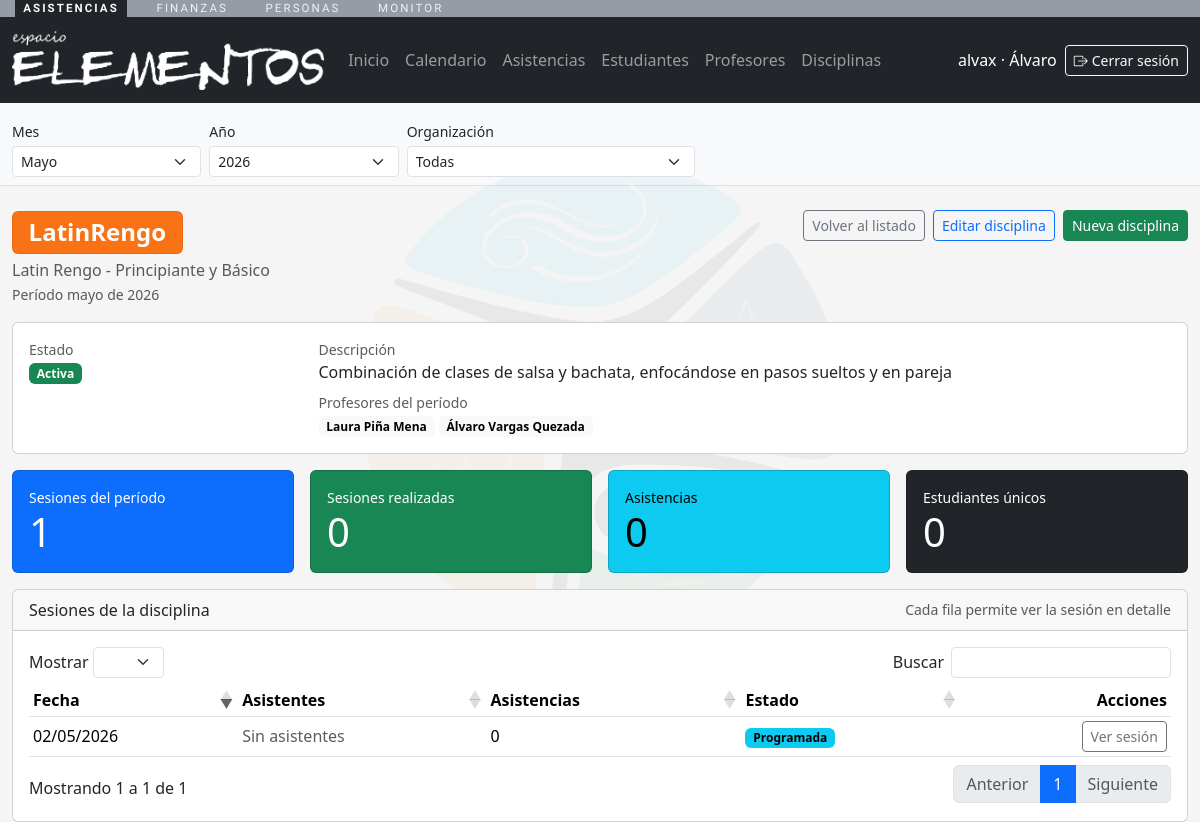
The page /asistencias/disciplinas/6/ (signed in) on the database as committed earlier.
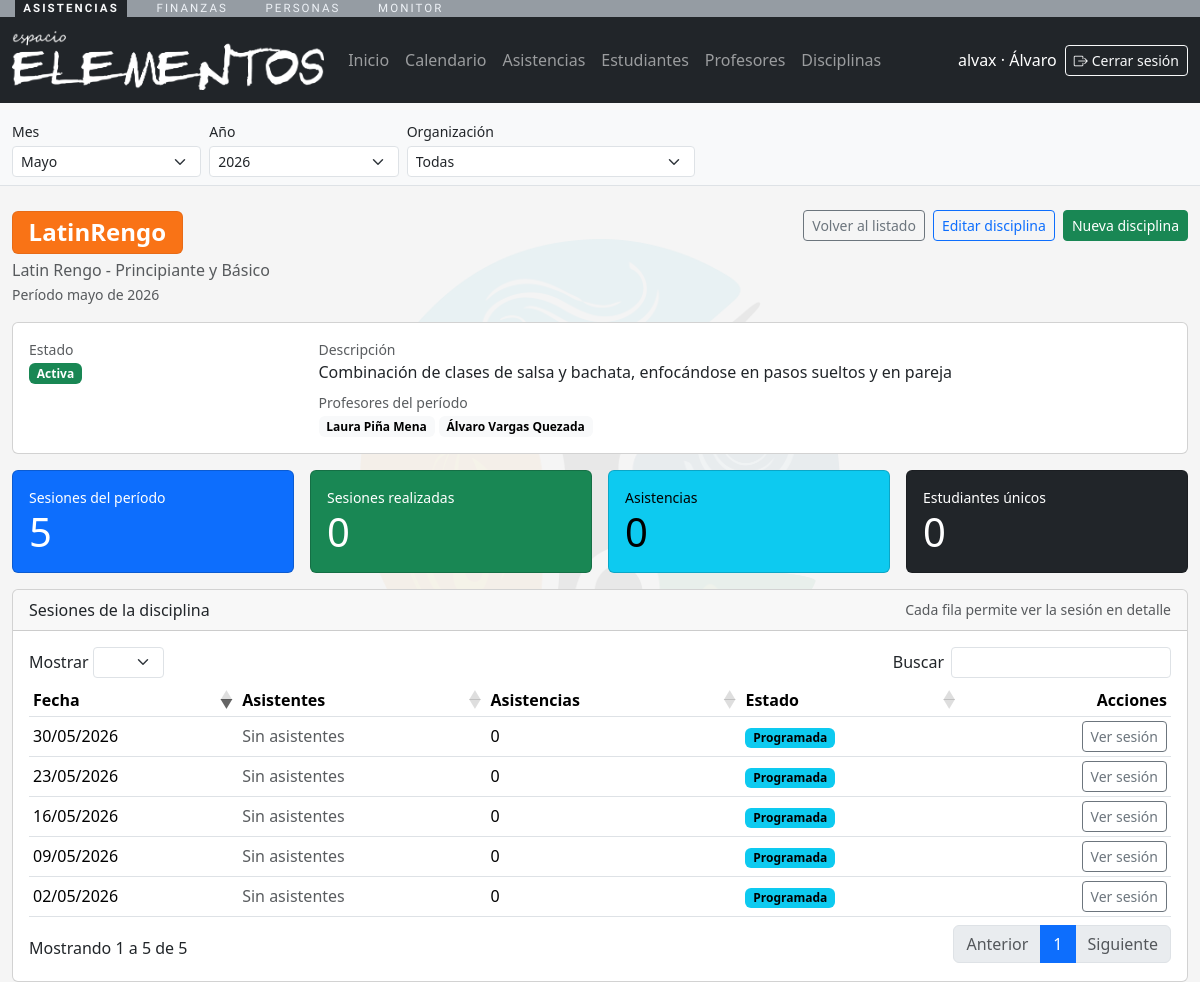
The same page on the database as committed later.
### personas/models.py (models this page shows, shortened)
class Persona(models.Model):
    nombres = models.CharField(max_length=150)
    apellidos = models.CharField(max_length=150)
    email = models.EmailField(unique=True, null=True, blank=True)
    telefono = models.CharField(max_length=50, blank=True)
    rut = models.CharField(
        max_length=20,
        blank=True,
        default="",
        validators=[validar_rut_chileno],
    )
    fecha_nacimiento = models.DateField(null=True, blank=True)
    activo = models.BooleanField(default=True)
    user = models.OneToOneField(
        settings.AUTH_USER_MODEL,
        on_delete=models.CASCADE,
        null=True,
        blank=True,
        related_name="persona",
    )
    creado_en = models.DateTimeField(auto_now_add=True)
    actualizado_en = models.DateTimeField(auto_now=True)
    class Meta:
        verbose_name = "Persona"
        verbose_name_plural = "Personas"
        ordering = ["apellidos", "nombres"]
        db_table = "cuentas_persona"
    def __str__(self) -> str:
        return f"{self.nombres} {self.apellidos}".strip()

### asistencias/models.py (models this page shows, shortened)
class SesionClase(models.Model):
    class Estado(models.TextChoices):
        PROGRAMADA = "programada", "Programada"
        COMPLETADA = "completada", "Completada"
        CANCELADA = "cancelada", "Cancelada"
    disciplina = models.ForeignKey(
        Disciplina,
        on_delete=models.CASCADE,
        related_name="sesiones",
    )
    bloque = models.ForeignKey(
        BloqueHorario,
        on_delete=models.SET_NULL,
        related_name="sesiones",
        null=True,
        blank=True,
    )
    profesores = models.ManyToManyField(
        "personas.Persona",
        related_name="sesiones_en_equipo",
        blank=True,
        db_table="academia_sesionclase_profesores",
    )
    fecha = models.DateField()
    estado = models.CharField(
        max_length=20,
        choices=Estado.choices,
        default=Estado.PROGRAMADA,
    )
    cupo_maximo = models.PositiveIntegerField(null=True, blank=True)
    notas = models.TextField(blank=True)
    creada_en = models.DateTimeField(auto_now_add=True)
    class Meta:
        verbose_name = "Sesion de clase"
        verbose_name_plural = "Sesiones de clase"
        ordering = ["-fecha"]
        db_table = "academia_sesionclase"
        indexes = [
            models.Index(fields=["fecha", "disciplina"]),
        ]

### asistencias/views.py (the view)
# urls.py: path("disciplinas/<int:pk>/", views.disciplina_detail, name="disciplina_detail"),
@role_required(ROLE_ADMIN)
def disciplina_detail(request, pk):
    context = nav_context(request)
    disciplina = get_object_or_404(Disciplina.objects.select_related("organizacion"), pk=pk)
    sesiones = (
        SesionClase.objects.filter(
            disciplina=disciplina,
            **filtros_periodo("fecha", request=request),
        )
        .prefetch_related(
            "profesores",
            Prefetch(
                "asistencias",
                queryset=Asistencia.objects.select_related("persona").order_by("persona__apellidos", "persona__nombres"),
            ),
        )
        .annotate(
            total_asistentes=Count("asistencias"),
            presentes=Count("asistencias", filter=Q(asistencias__estado=Asistencia.Estado.PRESENTE)),
            ausentes=Count("asistencias", filter=Q(asistencias__estado=Asistencia.Estado.AUSENTE)),
            justificadas=Count("asistencias", filter=Q(asistencias__estado=Asistencia.Estado.JUSTIFICADA)),
        )
        .order_by("-fecha")
    )
    asistencias_qs = Asistencia.objects.filter(
        sesion__disciplina=disciplina,
        **filtros_periodo("sesion__fecha", request=request),
    )
    resumen = {
        "sesiones_total": sesiones.count(),
        "sesiones_realizadas": sesiones.filter(estado=SesionClase.Estado.COMPLETADA).count(),
        "asistencias_total": asistencias_qs.count(),
        "estudiantes_unicos": asistencias_qs.values("persona_id").distinct().count(),
    }
    profesores_periodo = Persona.objects.filter(
        sesiones_en_equipo__disciplina=disciplina,
        **filtros_periodo("sesiones_en_equipo__fecha", request=request),
    ).distinct().order_by("apellidos", "nombres")
    context.update(
        {
            "disciplina": disciplina,
            "sesiones": sesiones,
            "resumen": resumen,
            "profesores_periodo": profesores_periodo,
            "periodo_descripcion_vista": descripcion_periodo(request=request, corta=False),
        }
    )
    return render(request, "asistencias/disciplina_detail.html", context)

### asistencias/models.py (called while the page is built)
    @property
    def badge_class(self) -> str:
        return f"disciplina-badge {self.BADGE_COLOR_CLASSES.get(self.badge_color, self.BADGE_COLOR_CLASSES[self.BadgeColor.AZUL])}"

### asistencias/utils.py (called while the page is built, shortened)
def usuario_tiene_roles(user, roles: list[str]) -> bool:
    if not roles:
        return True
    if user.is_superuser:
        return True

### plataformaelemental/context.py (called while the page is built, shortened)
def _fin_de_mes(fecha):
    return (fecha.replace(day=28) + timedelta(days=4)).replace(day=1) - timedelta(days=1)

def _normalizar_mes(raw_mes, hoy):
    if raw_mes is None or str(raw_mes).strip() == "":
        return hoy.month

def _normalizar_anio(raw_anio, hoy):
    if raw_anio is None or str(raw_anio).strip() == "":
        return hoy.year

def resolver_periodo(request):
    hoy = timezone.localdate()
    mes = _normalizar_mes(request.GET.get("periodo_mes"), hoy)
    anio = _normalizar_anio(request.GET.get("periodo_anio"), hoy)
    referencia = hoy.replace(year=anio or hoy.year, month=mes or hoy.month, day=1)
    return {
        "mes": mes,
        "anio": anio,
        "referencia_inicio": referencia,
        "referencia_fin": _fin_de_mes(referencia),
    }

### asistencias/templates/asistencias/disciplina_detail.html (shortened to what the changed rows need)
{% extends "asistencias/base_app.html" %}
{% block content %}
<div class="mt-4">
  <div class="d-flex justify-content-between align-items-start mb-3">
    <div>
      <h2 class="mb-1">
        <span class="badge {{ disciplina.badge_class }}">{{ disciplina.nombre }}</span>
      </h2>
    </div>
  </div>
  <div class="card mb-3">
    <div class="card-body">
      <div class="row g-3">
        <div class="col-md-9">
          <div>
            {% for profesor in profesores_periodo %}
              <span class="badge text-bg-light">{{ profesor }}</span>
            {% empty %}
              <span class="text-muted">Sin profesores asignados en el período.</span>
            {% endfor %}
          </div>
        </div>
      </div>
    </div>
  </div>
  <div class="row g-3 mb-3">
    <div class="col-md-3">
      <div class="card text-bg-primary">
        <div class="card-body">
          <div class="small">Sesiones del período</div>
          <div class="display-6">{{ resumen.sesiones_total }}</div>
        </div>
      </div>
    </div>
  </div>
  <div class="card">
    <div class="card-header d-flex justify-content-between align-items-center">
      <span>Sesiones de la disciplina</span>
      <small class="text-muted">Cada fila permite ver la sesión en detalle</small>
    </div>
    <div class="card-body table-responsive">
      <table id="tabla-sesiones-disciplina" class="table table-sm align-middle mb-0">
        <thead>
          <tr>
            <th>Fecha</th>
            <th>Asistentes</th>
            <th>Asistencias</th>
            <th>Estado</th>
            <th class="text-end">Acciones</th>
          </tr>
        </thead>
        <tbody>
          {% for sesion in sesiones %}
          <tr>
            <td>{{ sesion.fecha|date:"d/m/Y" }}</td>
            <td>
              {% for asistencia in sesion.asistencias.all %}
                {{ asistencia.persona }}{% if not forloop.last %}, {% endif %}
              {% empty %}
                <span class="text-muted">Sin asistentes</span>
              {% endfor %}
            </td>
            <td>{{ sesion.total_asistentes }}</td>
            <td>
              {% if sesion.estado == "completada" %}
                <span class="badge text-bg-success">Completada</span>
              {% elif sesion.estado == "cancelada" %}
                <span class="badge text-bg-danger">Cancelada</span>
              {% else %}
                <span class="badge text-bg-info">Programada</span>
              {% endif %}
            </td>
            <td class="text-end">
              <a
                class="btn btn-sm btn-outline-secondary"
                href="{% url 'asistencias:sesion_detail' sesion.pk %}{% if request.GET.urlencode %}?{{ request.GET.urlencode }}{% endif %}"
              >
                Ver sesión
              </a>
            </td>
          </tr>
          {% empty %}
          <tr>
            <td colspan="5" class="text-center text-muted py-4">
              No hay sesiones en el período seleccionado.
            </td>
          </tr>
          {% endfor %}
        </tbody>
      </table>
    </div>
  </div>
</div>
{% endblock %}
{% block extra_js %}
<link rel="stylesheet" href="https://cdn.datatables.net/1.13.8/css/dataTables.bootstrap5.min.css">
{% endblock %}

### asistencias/templates/asistencias/base_app.html (shortened to what the changed rows need)
{% load static %}
<!DOCTYPE html>
<html lang="es">
  <head>
    <link href="https://cdn.jsdelivr.net/npm/bootstrap@5.3.3/dist/css/bootstrap.min.css" rel="stylesheet">
    <link href="https://cdn.jsdelivr.net/npm/bootstrap-icons@1.11.3/font/bootstrap-icons.css" rel="stylesheet">
  </head>
  <body>
    {% if request.user.is_authenticated and not hide_nav %}
    <nav class="navbar navbar-expand-lg navbar-dark bg-dark">
      <div class="container-fluid">
        <div class="collapse navbar-collapse" id="navbarNav">
          <div class="d-flex flex-column flex-lg-row align-items-lg-center gap-2">
            <span class="navbar-text text-white">
              {{ request.user.get_username }}{% if persona %} · {{ persona.nombres }}{% endif %}
            </span>
            <form method="post" action="/accounts/logout/" class="d-inline">
              <button class="btn btn-sm btn-outline-light" type="submit" title="Cerrar sesión">
              </button>
            </form>
          </div>
        </div>
      </div>
    </nav>
    {% endif %}
    <div class="container-fluid">
      {% block content %}{% endblock %}
    </div>
    {% block extra_js %}{% endblock %}
  </body>
</html>

Rows that differ between the two databases and show on the page:
added SesionClase: fecha "30/05/2026", total_asistentes "0", estado "Programada"
added SesionClase: fecha "23/05/2026", total_asistentes "0", estado "Programada"
added SesionClase: fecha "16/05/2026", total_asistentes "0", estado "Programada"
added SesionClase: fecha "09/05/2026", total_asistentes "0", estado "Programada"
Other text that changed with them:
{{ resumen.sesiones_total }}: "1" → "5"
text written by a page script: "Mostrar Buscar Mostrando 1 a 1 de 1 Anterior 1 Siguiente" → "Mostrar Buscar Mostrando 1 a 5 de 5 Anterior 1 Siguiente"
